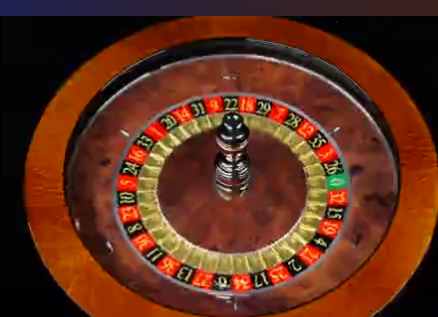
#> input picture ball tracking/images/base.png, 438 x 317 px, found by its file name
$ python BaseLine.py
#> lines starting #> are read from the running program, lines starting #| are printed output that depends on the picture; after the words box and inside, x2 and y2 are one past the last pixel; in counts of white or black regions, pixels touching at a corner belong together
import cv2
# path
path = r'C:\Users\main laptop\programation\gambling\ball tracking\images\base.png'

# Reading an image in default mode
image = cv2.imread(path)
#> image is the input picture: shape (317, 438, 3); mean B, G, R 27.5, 47.2, 95.9

# Window name in which image is displayed
window_name = 'Image'

center_coordinates = (120, 100)

axesLength = (100, 50)

angle = 0

startAngle = 0

endAngle = 360

# Red color in BGR
color = (0, 0, 255)

# Line thickness of 5 px
thickness = 5

# Using cv2.ellipse() method
# Draw a ellipse with red line borders of thickness of 5 px
image = cv2.ellipse(image, center_coordinates, axesLength,
                    angle, startAngle, endAngle, color, -1)
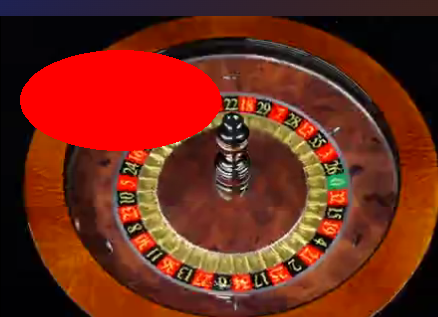
#> image: shape (317, 438, 3); 11.48% of pixels changed, all inside (x1, y1, x2, y2) = (20, 50, 221, 151)

# Displaying the image
cv2.imshow(window_name, image)
cv2.imwrite("basewithEclipse.png", image)
